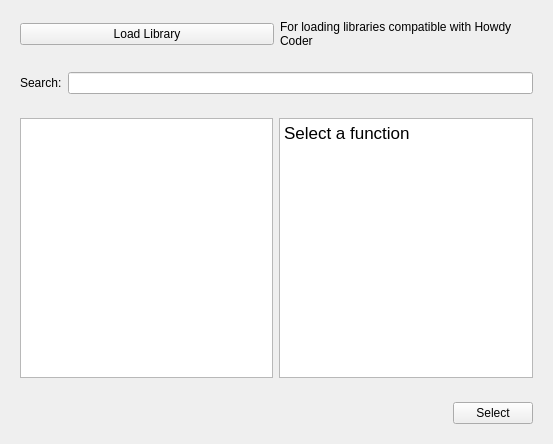
<?xml version="1.0" encoding="UTF-8"?>
<ui version="4.0">
 <class>FuncSelectorLibPage</class>
 <widget class="QWidget" name="FuncSelectorLibPage">
  <property name="geometry">
   <rect>
    <x>0</x>
    <y>0</y>
    <width>553</width>
    <height>444</height>
   </rect>
  </property>
  <property name="windowTitle">
   <string>FuncSelectorLibPage</string>
  </property>
  <layout class="QVBoxLayout" name="verticalLayout">
   <item>
    <widget class="QWidget" name="widget_2" native="true">
     <layout class="QHBoxLayout" name="horizontalLayout_2">
      <item>
       <widget class="QPushButton" name="libraryButton">
        <property name="sizePolicy">
         <sizepolicy hsizetype="Minimum" vsizetype="Fixed">
          <horstretch>0</horstretch>
          <verstretch>0</verstretch>
         </sizepolicy>
        </property>
        <property name="text">
         <string>Load Library</string>
        </property>
       </widget>
      </item>
      <item>
       <widget class="QLabel" name="label_2">
        <property name="sizePolicy">
         <sizepolicy hsizetype="Preferred" vsizetype="Preferred">
          <horstretch>0</horstretch>
          <verstretch>0</verstretch>
         </sizepolicy>
        </property>
        <property name="text">
         <string>For loading libraries compatible with Howdy Coder</string>
        </property>
        <property name="wordWrap">
         <bool>true</bool>
        </property>
       </widget>
      </item>
     </layout>
    </widget>
   </item>
   <item>
    <widget class="QWidget" name="widget_3" native="true">
     <layout class="QHBoxLayout" name="horizontalLayout_3">
      <item>
       <widget class="QLabel" name="label">
        <property name="text">
         <string>Search:</string>
        </property>
       </widget>
      </item>
      <item>
       <widget class="QLineEdit" name="lineEdit"/>
      </item>
     </layout>
    </widget>
   </item>
   <item>
    <widget class="QWidget" name="widget_4" native="true">
     <layout class="QHBoxLayout" name="horizontalLayout_4">
      <item>
       <widget class="QTreeView" name="libView">
        <property name="editTriggers">
         <set>QAbstractItemView::NoEditTriggers</set>
        </property>
        <property name="alternatingRowColors">
         <bool>false</bool>
        </property>
       </widget>
      </item>
      <item>
       <widget class="QTextEdit" name="funcDescription">
        <property name="html">
         <string>&lt;!DOCTYPE HTML PUBLIC &quot;-//W3C//DTD HTML 4.0//EN&quot; &quot;http://www.w3.org/TR/REC-html40/strict.dtd&quot;&gt;
&lt;html&gt;&lt;head&gt;&lt;meta name=&quot;qrichtext&quot; content=&quot;1&quot; /&gt;&lt;meta charset=&quot;utf-8&quot; /&gt;&lt;style type=&quot;text/css&quot;&gt;
p, li { white-space: pre-wrap; }
hr { height: 1px; border-width: 0; }
li.unchecked::marker { content: &quot;\2610&quot;; }
li.checked::marker { content: &quot;\2612&quot;; }
&lt;/style&gt;&lt;/head&gt;&lt;body style=&quot; font-family:'.AppleSystemUIFont'; font-size:13pt; font-weight:400; font-style:normal;&quot;&gt;
&lt;p style=&quot; margin-top:0px; margin-bottom:0px; margin-left:0px; margin-right:0px; -qt-block-indent:0; text-indent:0px;&quot;&gt;Select a function&lt;/p&gt;&lt;/body&gt;&lt;/html&gt;</string>
        </property>
        <property name="textInteractionFlags">
         <set>Qt::NoTextInteraction</set>
        </property>
        <property name="placeholderText">
         <string/>
        </property>
       </widget>
      </item>
     </layout>
    </widget>
   </item>
   <item>
    <widget class="QWidget" name="widget" native="true">
     <layout class="QHBoxLayout" name="horizontalLayout">
      <item>
       <widget class="QLabel" name="bottomLabel">
        <property name="sizePolicy">
         <sizepolicy hsizetype="Expanding" vsizetype="Preferred">
          <horstretch>0</horstretch>
          <verstretch>0</verstretch>
         </sizepolicy>
        </property>
        <property name="text">
         <string/>
        </property>
       </widget>
      </item>
      <item>
       <widget class="QPushButton" name="selectButton">
        <property name="text">
         <string>Select</string>
        </property>
       </widget>
      </item>
     </layout>
    </widget>
   </item>
  </layout>
 </widget>
 <resources/>
 <connections/>
</ui>
